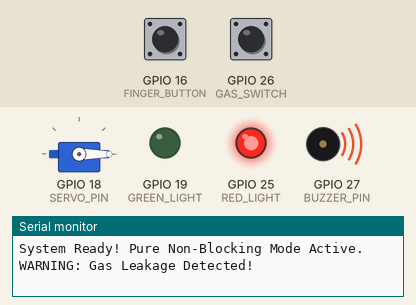
Recording of a sketch running on a simulated ESP32. Shown: servo, output pins drawn as LEDs (lit = HIGH), buzzer (waves = sounding, pin HIGH), the last lines printed to the serial monitor. The test bench sets the inputs (shaded band); at power-on: GPIO 16 (FINGER_BUTTON) HIGH, GPIO 26 (GAS_SWITCH) HIGH.

Above: at 1.2 s.
1.3 s: GPIO 16 (FINGER_BUTTON) pulled LOW for 0.15 s
At 2.1 s:
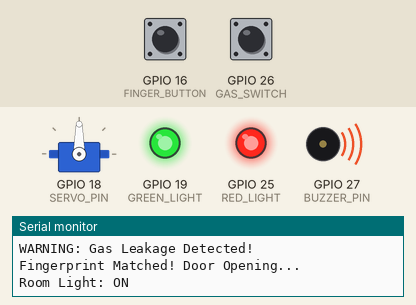
4.4 s: GPIO 26 (GAS_SWITCH) pulled LOW for 0.15 s
At 7.1 s:
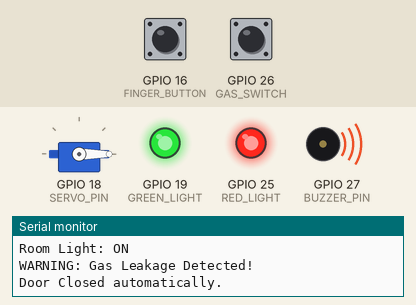
7.5 s: GPIO 16 (FINGER_BUTTON) pulled LOW for 1 s
At 8.0 s:
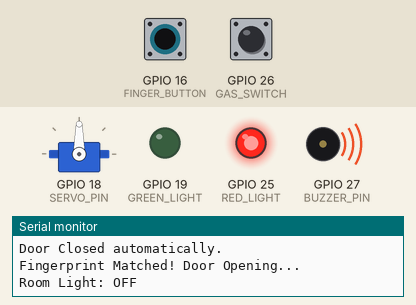
11.5 s: GPIO 26 (GAS_SWITCH) pulled LOW for 1 s
At 12.2 s:
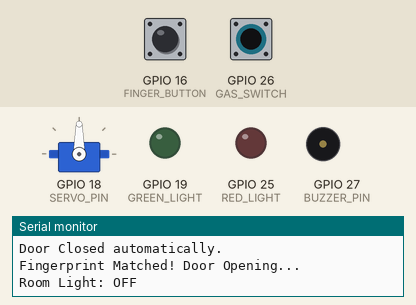
14.0 s: GPIO 26 (GAS_SWITCH) pulled LOW for 0.15 s
At 14.07 s:
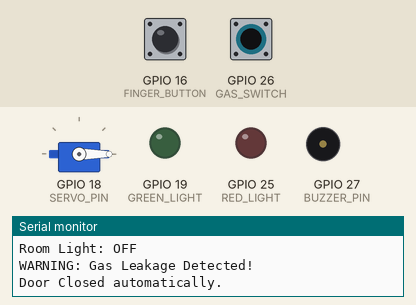
15.6 s: GPIO 26 (GAS_SWITCH) pulled LOW for 3.2 s
At 20.2 s:
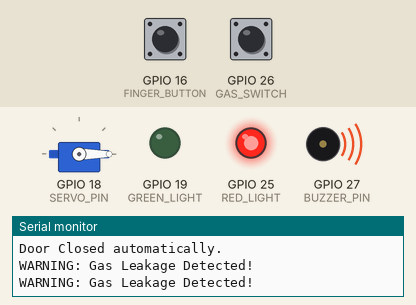
Timing chart, 0 to 21.3 s (numbered marks = the images above; inputs shaded):
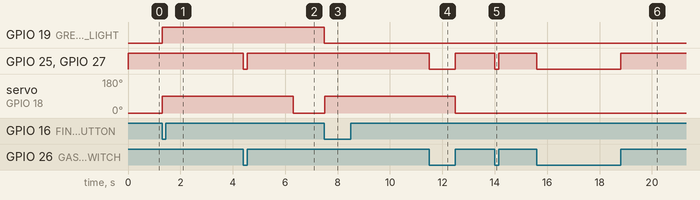

The sketch:

sketch.ino
```cpp
#include <ESP32Servo.h>
//Fingerprint সেন্সর না থাকাই Pushbutton কে fingerprint sensor ধরে নিয়ে ডেমো
//slider কে গ্যাস ডিটেক্টর ধরে নিয়ে ডেমো
// পিন ডেফিনিশন
#define FINGER_BUTTON 16
#define SERVO_PIN 18
#define GREEN_LIGHT 19
#define RED_LIGHT 25
#define GAS_SWITCH 26
#define BUZZER_PIN 27

Servo myServo;

// স্টেট ট্র্যাকিং ভ্যারিয়েবল (অপ্টিমাইজড মেমোরি)
bool lightState = false;
bool doorOpen = false;
bool lastButtonState = HIGH; // বাটনের আগের অবস্থা সংরক্ষণের জন্য

unsigned long doorOpenStartTime = 0;
const unsigned long doorOpenDuration = 5000; // ৫ সেকেন্ড

void setup() {
  Serial.begin(115200);

  // পিন মোড সেটআপ
  pinMode(FINGER_BUTTON, INPUT_PULLUP);
  pinMode(GREEN_LIGHT, OUTPUT);
  pinMode(RED_LIGHT, OUTPUT);
  pinMode(GAS_SWITCH, INPUT);
  pinMode(BUZZER_PIN, OUTPUT);

  // শুরুতে সব আউটপুট বন্ধ
  digitalWrite(GREEN_LIGHT, LOW);
  digitalWrite(RED_LIGHT, LOW);
  digitalWrite(BUZZER_PIN, LOW);

  // সার্ভো ইনিশিয়ালাইজেশন
  myServo.attach(SERVO_PIN);
  myServo.write(0);

  Serial.println("System Ready! Pure Non-Blocking Mode Active.");
}

void loop() {
  // ========================================================
  // ১. গ্যাস লিকেজ অ্যালার্ম (১০০% নন-ব্লকিং এবং রিয়েল-টাইম)
  // ========================================================
  int gasStatus = digitalRead(GAS_SWITCH);
  digitalWrite(BUZZER_PIN, gasStatus);
  digitalWrite(RED_LIGHT, gasStatus);

  // সিরিয়াল মনিটর ওভারফ্লো রোধে কেবল স্টেট চেঞ্জ হলে প্রিন্ট করবে
  static int lastGasStatus = LOW;
  if (gasStatus != lastGasStatus) {
    if (gasStatus == HIGH) Serial.println("WARNING: Gas Leakage Detected!");
    lastGasStatus = gasStatus;
  }

  // ========================================================
  // ২. বাটনের স্টেট চেঞ্জ ডিটেকশন (কোনো while লুপ ছাড়া)
  // ========================================================
  bool currentButtonState = digitalRead(FINGER_BUTTON);

  // বাটন কেবল প্রেস করা হয়েছে (HIGH থেকে LOW হয়েছে) এবং দরজা বর্তমানে বন্ধ
  if (currentButtonState == LOW && lastButtonState == HIGH && !doorOpen) {
    Serial.println("Fingerprint Matched! Door Opening...");

    // লাইট টগল
    lightState = !lightState;
    digitalWrite(GREEN_LIGHT, lightState);
    Serial.println(lightState ? "Room Light: ON" : "Room Light: OFF");

    // দরজা খোলা
    myServo.write(90);
    doorOpen = true;
    doorOpenStartTime = millis();
  }
  lastButtonState = currentButtonState; // কারেন্ট স্টেট সেভ করে রাখা

  // ========================================================
  // ৩. অটোমেটিক ডোর টাইমার (মিলিস ভিত্তিক)
  // ========================================================
  if (doorOpen) {
    if (millis() - doorOpenStartTime >= doorOpenDuration) {
      myServo.write(0);
      doorOpen = false;
      Serial.println("Door Closed automatically.");
    }
  }
}
```

Measured:
- after the input at 1.3 s, GPIO 19 (GREEN_LIGHT): LOW → HIGH at once; servo on GPIO 18 (SERVO_PIN): 0° → 90° at once
- after the input at 4.4 s, GPIO 25 (RED_LIGHT), GPIO 27 (BUZZER_PIN): HIGH → LOW at once, → HIGH 0.15 s later
- after the input at 7.5 s, GPIO 19 (GREEN_LIGHT): HIGH → LOW at once; servo on GPIO 18 (SERVO_PIN): 0° → 90° at once
- after the input at 11.5 s, GPIO 25 (RED_LIGHT), GPIO 27 (BUZZER_PIN): HIGH → LOW at once, → HIGH 1.0 s later
- after the input at 14.0 s, GPIO 25 (RED_LIGHT), GPIO 27 (BUZZER_PIN): HIGH → LOW at once, → HIGH 0.15 s later
- after the input at 15.6 s, GPIO 25 (RED_LIGHT), GPIO 27 (BUZZER_PIN): HIGH → LOW at once, → HIGH 3.2 s later
